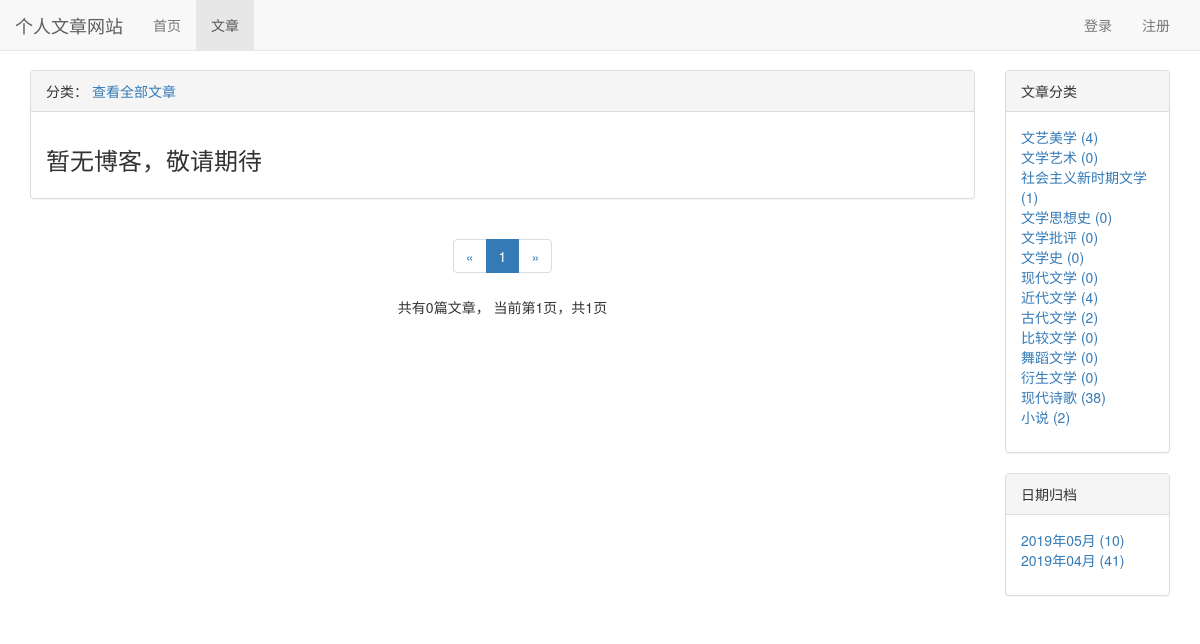
/blog/type/6, run on the app's committed database.
### blog/models.py (models this page shows, shortened)
class BlogType(models.Model):
    type_name = models.CharField(max_length=15,verbose_name = '文章类型')
    class Meta:
        verbose_name = '文章类型'
        verbose_name_plural = '文章类型'

### blog/views.py (the view)
# urls.py: path('type/<int:blog_type_pk>', views.blogs_with_type, name = "blogs_with_type"),
def blogs_with_type(request, blog_type_pk):
	blog_type = get_object_or_404(BlogType, pk = blog_type_pk)
	blogs_all_list = Blog.objects.filter(blog_type = blog_type)
	context = get_blog_list_common_date(request,blogs_all_list)
	context['blog_type'] = blog_type
	return render(request, 'blog/blogs_with_type.html', context)

### user/context_processors.py (called while the page is built)
def login_modal_form(request):
    return {'login_modal_form': LoginForm()}

### blog/templates/blog/blogs_with_type.html (shortened to what this page needs)
{% extends 'blog/blog_list.html' %}
{% block blog_list_title %}
		分类：{{ blog_type_name }}
		<a href="{% url 'blog_list' %}">查看全部文章</a>
{% endblock %}

### blog/templates/blog/blog_list.html (shortened to what this page needs)
{% extends 'base.html' %}
{% block nav_blog_active %}active{% endblock %}
{% load staticfiles %}
{% load comment_tags %}
{% load likes_tags %}
{% block header_extends %}
    <link rel="stylesheet" href="{% static 'blog/blog.css' %}">
{% endblock %}
{% block content %}
    <div class="container">
        <div class="row">
            <div class="col-xs-12 col-sm-8 col-md-9 col-lg-10">
                <div class="panel panel-default">
                    <div class="panel-heading">{% block blog_list_title %}文章列表{% endblock %}</div>
                    <div class="panel-body">
                        {% for blog in blogs %}
                            <div class="blog">
                                <h3><a href="{% url 'blog_detail' blog.pk %}">{{ blog.title }}</a></h3>
                                <p class="blog-info">
                                    <span class="glyphicon glyphicon-tag"></span> <a href="{% url 'blogs_with_type' blog.blog_type.pk %}">{{ blog.blog_type }}</a>&nbsp;&nbsp;
                                    <span class="glyphicon glyphicon-time"></span> {{ blog.created_time|date:"Y-m-d" }}&nbsp;&nbsp;
                                    阅读({{ blog.get_read_num }})&nbsp;&nbsp;
                                    评论({% get_comment_count blog %})&nbsp;&nbsp;
                                    点赞({% get_like_count blog %})
                                </p>
                                <p>{{ blog.content|striptags|truncatechars:150|safe }}</p>
                            </div>
                        {% empty %}
                            <div class="blog">
                                <h3>暂无博客，敬请期待</h3>
                            </div>
                        {% endfor %}
                    </div>
                </div>
                <div class="paginator">
                    <ul class="pagination">
                        <li>
                            {% if page_of_blogs.has_previous %}
                                <a href="?page={{ page_of_blogs.previous_page_number }}" aria-label="Previous">
                                    <span aria-hidden="true">&laquo;</span>
                                </a>
                            {% else %}
                                <span aria-hidden="true">&laquo;</span>
                            {% endif %}
                        </li>
                        {% for page_num in page_range %}
                            {% if page_num == page_of_blogs.number %}
                                <li class="active"><span>{{ page_num }}</span></li>
                            {% else %}
                                {% if page_num == '...' %}
                                    <li><span>{{ page_num }}</span></li>
                                {% else %}
                                    <li><a href="?page={{ page_num }}">{{ page_num }}</a></li>
                                {% endif %}
                            {% endif %}
                        {% endfor %}
                        <li>
                            {% if page_of_blogs.has_next %}
                                <a href="?page={{ page_of_blogs.next_page_number }}" aria-label="Next">
                                    <span aria-hidden="true">&raquo;</span>
                                </a>
                            {% else %}
                                <span aria-hidden="true">&raquo;</span>
                            {% endif %}
                        </li>
                    </ul>
                    <p>
                        共有{{ page_of_blogs.paginator.count }}篇文章，
                        当前第{{ page_of_blogs.number }}页，共{{ page_of_blogs.paginator.num_pages }}页
                    </p>
                </div>
            </div>
            <div class="hidden-xs col-sm-4 col-md-3 col-lg-2">
                <div class="panel panel-default">
                    <div class="panel-heading">文章分类</div>
                    <div class="panel-body">
                        <ul class="blog-types">
                            {% for blog_type in blog_types %}
                                <li>
                                    <a href="{% url 'blogs_with_type' blog_type.pk %}">
                                        {{ blog_type.type_name }} ({{ blog_type.blog_count }})
                                    </a>
                                </li>
                            {% empty %}
                                <li>暂无分类</li>
                            {% endfor %}
                        </ul>
                    </div>
                </div>
                <div class="panel panel-default">
                    <div class="panel-heading">日期归档</div>
                    <div class="panel-body">
                        <ul>
                            {% for blog_date, blog_count in blog_dates.items %}
                                <li>
                                    <a href="{% url 'blogs_with_date' blog_date.year blog_date.month %}">
                                        {{ blog_date|date:"Y年m月" }} ({{ blog_count }})
                                    </a>
                                </li>
                            {% endfor %}
                        </ul>
                    </div>
                </div>
            </div>
        </div>
    </div>
{% endblock %}

### static/base.css (style rules this page uses)
* { margin: 0; padding: 0; }
body { margin-top:70px!important; }
ul { list-style-type: none; }

### blog/static/blog/blog.css (style rules this page uses)
ul.blog-types { list-style-type: none; }
div.paginator { text-align: center; }

### data on the page
BlogType: type_name "文艺美学", blog_count "4"
BlogType: type_name "文学艺术", blog_count "0"
BlogType: type_name "社会主义新时期文学", blog_count "1"
BlogType: type_name "文学思想史", blog_count "0"
BlogType: type_name "文学批评", blog_count "0"
BlogType: type_name "文学史", blog_count "0"
BlogType: type_name "现代文学", blog_count "0"
BlogType: type_name "近代文学", blog_count "4"
BlogType: type_name "古代文学", blog_count "2"
BlogType: type_name "比较文学", blog_count "0"
BlogType: type_name "舞蹈文学", blog_count "0"
BlogType: type_name "衍生文学", blog_count "0"
BlogType: type_name "现代诗歌", blog_count "38"
BlogType: type_name "小说", blog_count "2"

### other printed values
{{ page_num }} "1"
{{ page_of_blogs.paginator.count }} "0"
{{ page_of_blogs.number }} "1"
{{ page_of_blogs.paginator.num_pages }} "1"
{{ blog_date|date:"Y年m月" }} "2019年05月" "2019年04月"
{{ blog_count }} "10" "41"
